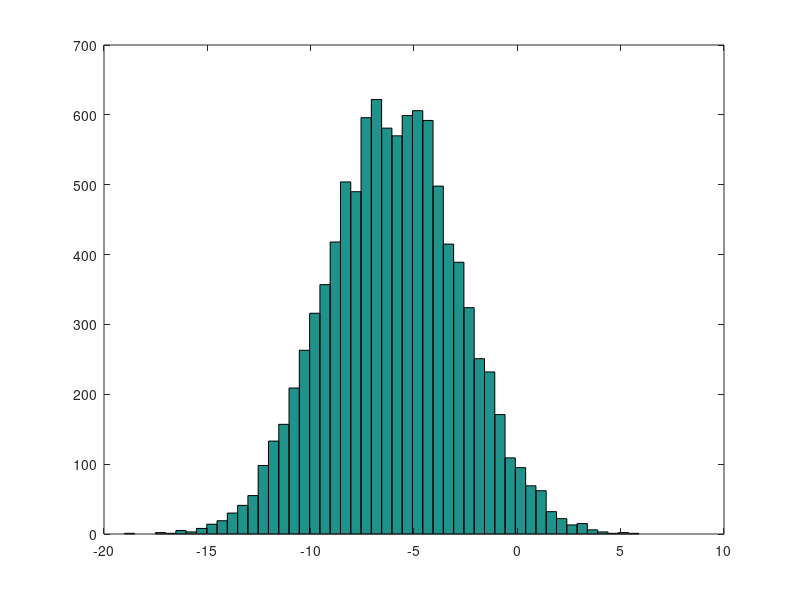

Write MATLAB code to recreate this figure.
%% Change Octave prompt  
PS1('>> ');
%% Change working directory in windows example:
cd 'c:/path/to/desired/directory name'
%% Note that it uses normal slashes and does not use escape characters for the empty spaces.

%% elementary operations
5+6
3-2
5*8
1/2
2^6
1 == 2 % false
1 ~= 2 % true.  note, not "!="
1 && 0
1 || 0
xor(1,0)


%% variable assignment
a = 3; % semicolon suppresses output
b = 'hi';
c = 3>=1;

% Displaying them:
a = pi
disp(a)
disp(sprintf('2 decimals: %0.2f', a))
disp(sprintf('6 decimals: %0.6f', a))
format long
a
format short
a


%%  vectors and matrices
A = [1 2; 3 4; 5 6]

v = [1 2 3]
v = [1; 2; 3]
v = 1:0.1:2   % from 1 to 2, with stepsize of 0.1. Useful for plot axes
v = 1:6       % from 1 to 6, assumes stepsize of 1 (row vector)

C = 2*ones(2,3) % same as C = [2 2 2; 2 2 2]
w = ones(1,3)   % 1x3 vector of ones
w = zeros(1,3)
w = rand(1,3)   % drawn from a uniform distribution 
w = randn(1,3)  % drawn from a normal distribution (mean=0, var=1)
w = -6 + sqrt(10)*(randn(1,10000));  % (mean = -6, var = 10) - note: add the semicolon
hist(w)    % plot histogram using 10 bins (default)
hist(w,50) % plot histogram using 50 bins
% note: if hist() crashes, try "graphics_toolkit('gnu_plot')" 

I = eye(4)   % 4x4 identity matrix

% help function
help eye
help rand
help help
